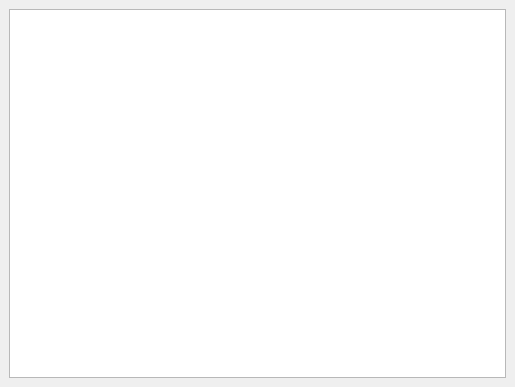
<?xml version="1.0" encoding="UTF-8"?>
<ui version="4.0">
 <class>MainWindow</class>
 <widget class="QMainWindow" name="MainWindow">
  <property name="geometry">
   <rect>
    <x>0</x>
    <y>0</y>
    <width>515</width>
    <height>387</height>
   </rect>
  </property>
  <property name="windowTitle">
   <string>QTreeView-Example</string>
  </property>
  <widget class="QWidget" name="centralwidget">
   <layout class="QGridLayout" name="gridLayout">
    <item row="0" column="0">
     <widget class="QTreeView" name="treeView"/>
    </item>
   </layout>
  </widget>
 </widget>
 <resources/>
 <connections/>
</ui>
